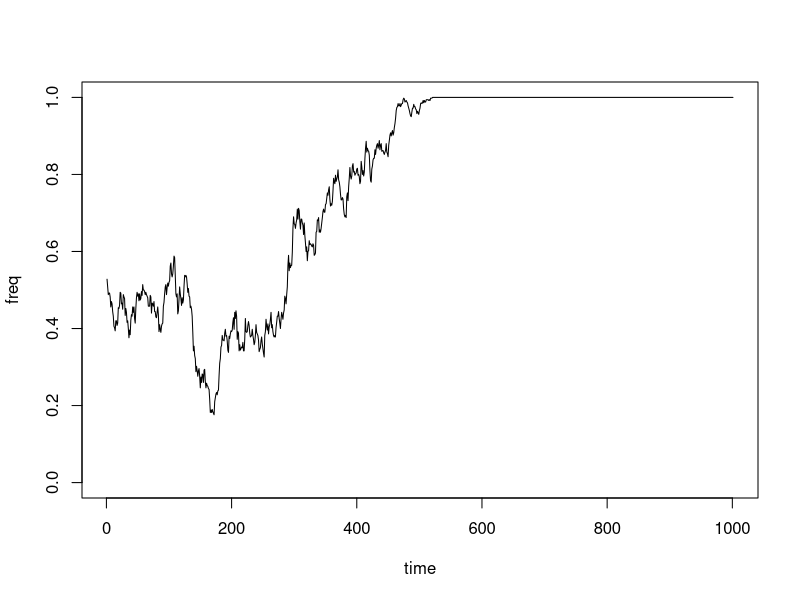

R code for this plot:
genetic_drift <- function(samp_size = 10, exp_factor = 10, generations = 100)

{
	alleles <- c(0, 1)
	population <- sample(alleles, 100000, replace=TRUE, prob = NULL)
	freq <- NULL
	gametes <- sample(population, samp_size, replace=FALSE, prob = NULL)
	population2 <- rep(gametes, exp_factor)
	freq <- rbind(freq, mean(population2))
	for (j in 1:generations-1) {
 		gametes <- sample(population2, samp_size, replace=FALSE, prob = NULL)
		population2 <- rep(gametes, exp_factor)
		freq <- rbind(freq, mean(population2))
		}
plot (freq, xlab="time", ylab="freq", ylim=c(0:1.0), type="l")
return (freq)
}

genetic_drift(samp_size = 500, exp_factor = 10, generations = 1000)

